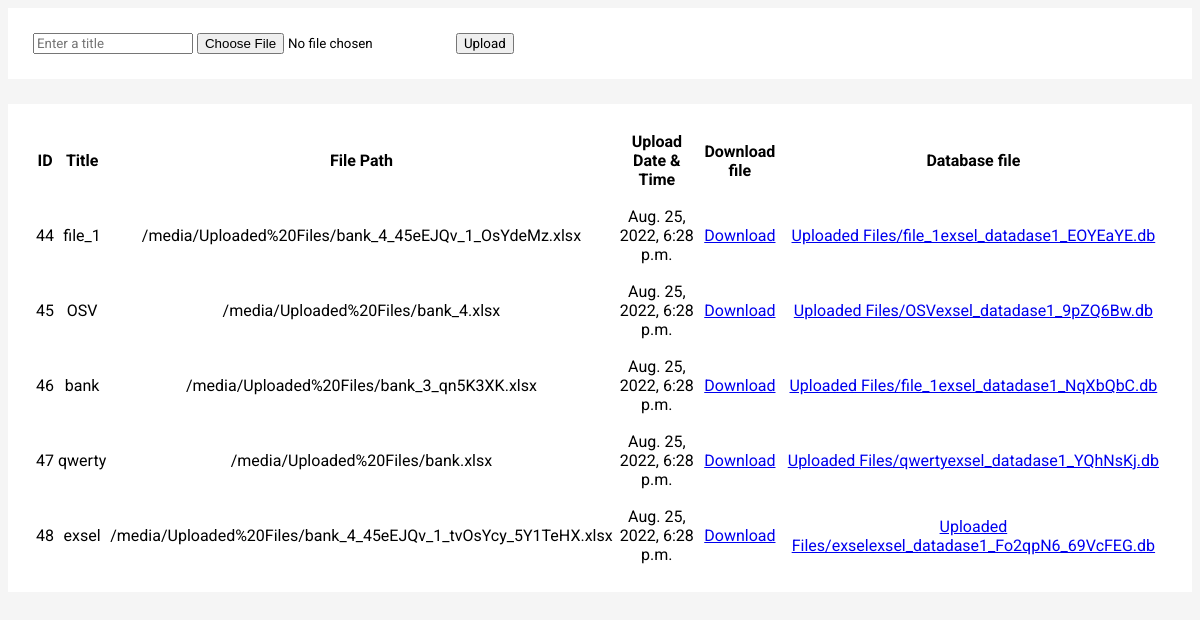
The page / on the database its author committed.
### main/models.py (models this page shows)
class Document(models.Model):
    title = models.CharField(max_length=200)
    uploadedFile = models.FileField(upload_to="Uploaded Files/")
    dateTimeOfUpload = models.DateTimeField(auto_now=True)
    databasename1 = models.FileField(upload_to="Uploaded Files/")

### main/views.py (the view, shortened to what this page needs)
# urls.py: path("", views.uploadFile, name="uploadFile"),
def uploadFile(request):
    documents = models.Document.objects.all()
    return render(request, "main/upload-file.html", context={
        "files": documents
    })

### main/templates/main/upload-file.html (shortened to what this page needs)
<!DOCTYPE html>
{% load static %}
<html lang="en">
<head>
</head>
<body>
    <form action="{% url 'main:uploadFile' %}" method="POST" enctype="multipart/form-data">
        <input type="text" name="fileTitle" placeholder="Enter a title">
        <input type="file" name="uploadedFile">
        <input type="submit" value="Upload">
    </form>
    <table>
        <tr>
            <th>ID</th>
            <th>Title</th>
            <th>File Path</th>
            <th>Upload Date & Time</th>
            <th>Download file</th>
            <th>Database file</th>
        </tr>
        {% for file in files %}
            <tr>
                <td>{{ file.id }}</td>
                <td>{{ file.title }}</td>
                <td>{{ file.uploadedFile.url }}</td>
                <td>{{ file.dateTimeOfUpload }}</td>
                <td>
                <a href="{{ file.uploadedFile.url }}" download="" class="btn btn-success btn-lg">Download</a>
                </td>
                <td>
                    <a href="{{ file.databasename1.url }}" download="" class="btn btn-success btn-lg">{{ file.databasename1 }}</a>
                </td>
            </tr>
        {% endfor %}
    </table>
</body>
</html>

### main/templates/main/upload-file.html (style rules this page uses)
* { font-family: "Roboto"; }
body { background-color: #F5F5F5; }
form { background-color: #FFFFFF; padding: 25px; }
table { width: 100%; text-align: center; margin-top: 25px; padding: 25px; background-color: #FFFFFF; }
table tr td { padding-top: 15px; }

### rows shown on the page
Document: id "44", title "file_1", uploadedFile "/media/Uploaded%20Files/bank_4_45eEJQv_1_OsYdeMz.xlsx", dateTimeOfUpload "Aug. 25, 2022, 6:28 p.m.", databasename1 "Uploaded Files/file_1exsel_datadase1_EOYEaYE.db"
Document: id "45", title "OSV", uploadedFile "/media/Uploaded%20Files/bank_4.xlsx", dateTimeOfUpload "Aug. 25, 2022, 6:28 p.m.", databasename1 "Uploaded Files/OSVexsel_datadase1_9pZQ6Bw.db"
Document: id "46", title "bank", uploadedFile "/media/Uploaded%20Files/bank_3_qn5K3XK.xlsx", dateTimeOfUpload "Aug. 25, 2022, 6:28 p.m.", databasename1 "Uploaded Files/file_1exsel_datadase1_NqXbQbC.db"
Document: id "47", title "qwerty", uploadedFile "/media/Uploaded%20Files/bank.xlsx", dateTimeOfUpload "Aug. 25, 2022, 6:28 p.m.", databasename1 "Uploaded Files/qwertyexsel_datadase1_YQhNsKj.db"
Document: id "48", title "exsel", uploadedFile "/media/Uploaded%20Files/bank_4_45eEJQv_1_tvOsYcy_5Y1TeHX.xlsx", dateTimeOfUpload "Aug. 25, 2022, 6:28 p.m.", databasename1 "Uploaded Files/exselexsel_datadase1_Fo2qpN6_69VcFEG.db"
